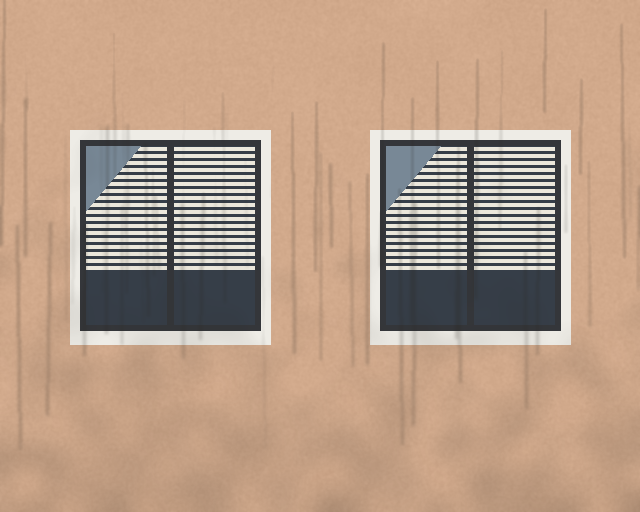
#> input picture art/blender/apartments/tex/AptBack_Color.png, 640 x 512 px
$ python -i weather_sprites.py   (imports and definitions only)
#> lines starting #> are read from the running program, lines starting #| are printed output that depends on the picture
"""Prepare the Blender weather renders (art/blender/weather/render_weather_fx.py) for Roblox.

  python3 tools/weather_sprites.py RENDER_OUT_DIR && python3 tools/upload_textures.py

- clouds/<Name>.png: cropped to the cloud (+ a small margin), at most 1024 px on the long side
  -> art/weather/clouds/Cloud_<Name>.png, and src/shared/CloudSprites.luau gets each one's
  aspect and kind (cumulus "Cu"/"Cg", stratus "St")
- fx/*.png (Splash and Ripple flipbooks 4x4, RainDrop, Spray) -> art/weather/tex/
Every file is added to art/weather/textures.json so upload_textures.py uploads it into
TextureIds.Weather.
"""
import json
import os
import sys

from PIL import Image

ROOT = os.path.abspath(os.path.join(os.path.dirname(__file__), ".."))


def glow_to_alpha(src_path, out_path, size=None, glow=True):
    """Additive-looking sprite from a render on black: add soft bloom, then alpha = brightness
    and colour = brightness-normalised, so it reads like light over anything behind it."""
#> called with out_path = 'out.png', glow = True
    from PIL import ImageFilter
    import numpy as np
    im = Image.open(src_path).convert("RGB")
#> im is the input picture: PIL image 640x512 RGB; mean R, G, B 184.6, 156.9, 135.7
    if size:
        im = im.resize(size, Image.LANCZOS)
    a = np.asarray(im).astype(np.float32) / 255
    if glow:
        acc = a.copy()
        for r, k in ((2, 0.6), (6, 0.45), (16, 0.35)):
            b = np.asarray(im.filter(ImageFilter.GaussianBlur(r * im.width / 512))).astype(np.float32) / 255
            acc += b * k * np.array([0.8, 0.85, 1.0])
#> this loop made 3 passes
#> pass 1, in glow_to_alpha, `b = np.asarray(im.filter(ImageFilter.GaussianBlur(r * im.width / 512))..`:
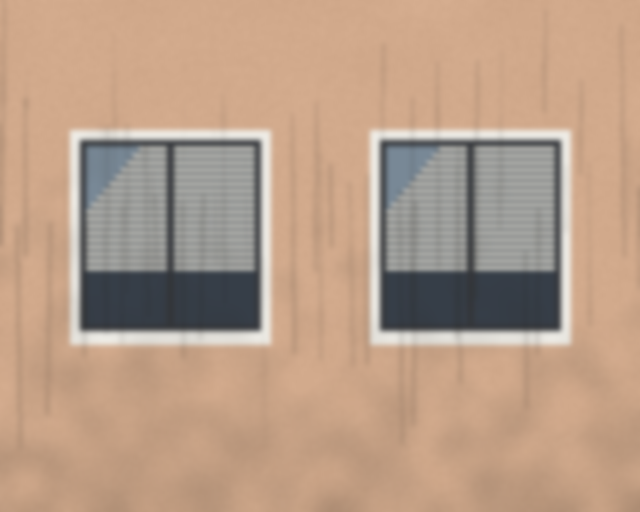
#> b: shape (512, 640, 3) float32; mean R, G, B 0.724, 0.615, 0.532
#> pass 1, in glow_to_alpha, `acc += b * k * np.array([0.8, 0.85, 1.0])`:
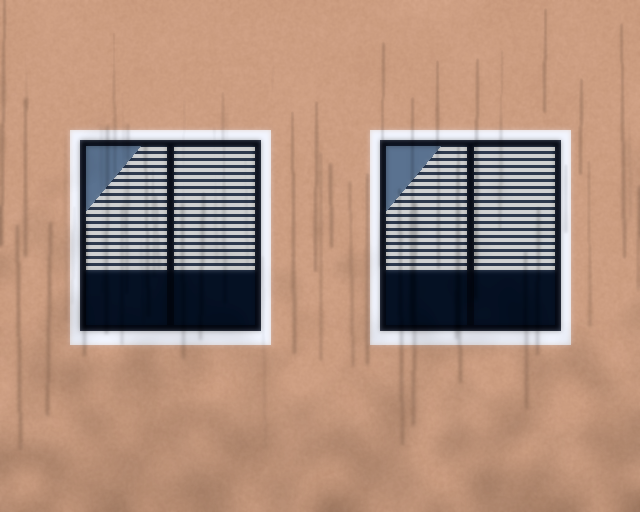
#> acc: shape (512, 640, 3) float32; mean R, G, B 1.07, 0.929, 0.851; drawn with min black and max white
#> pass 2, in glow_to_alpha, `b = np.asarray(im.filter(ImageFilter.GaussianBlur(r * im.width / 512))..`:
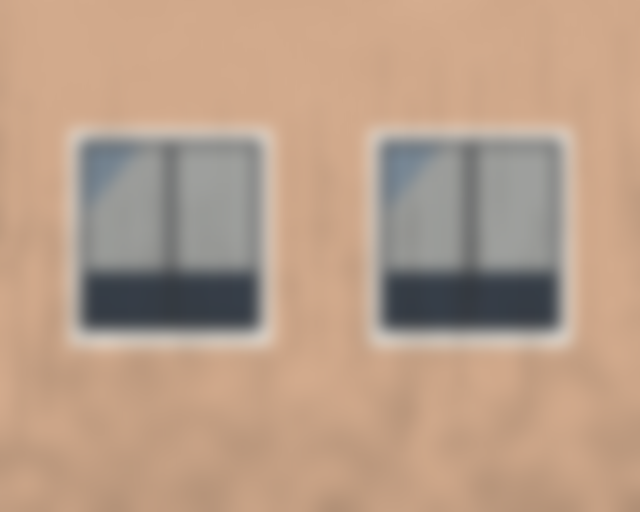
#> b: shape (512, 640, 3) float32; mean R, G, B 0.723, 0.615, 0.532
#> pass 2, in glow_to_alpha, `acc += b * k * np.array([0.8, 0.85, 1.0])`:
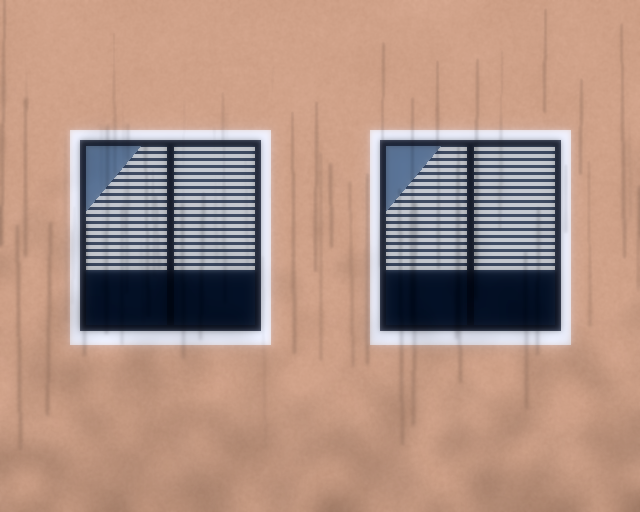
#> acc: shape (512, 640, 3) float32; mean R, G, B 1.33, 1.16, 1.09; drawn with min black and max white
        a = acc
    lum = np.clip(a.max(axis=2), 0, 1)
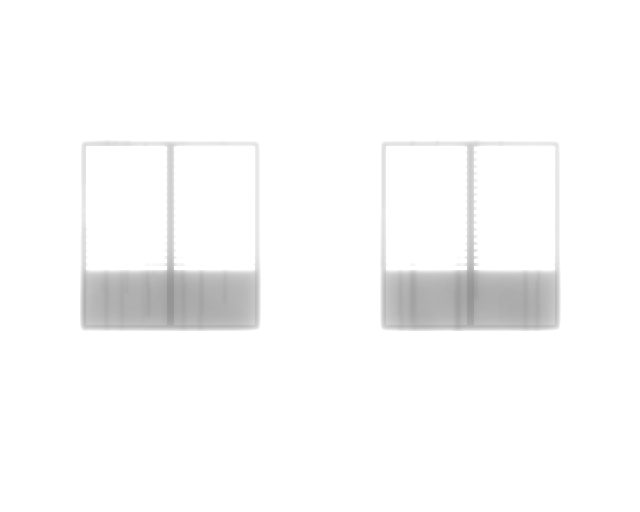
#> lum: shape (512, 640) float32; min 0.582, max 1, mean 0.979
    col = np.where(lum[..., None] > 1e-4, np.clip(a / np.maximum(lum[..., None], 1e-4), 0, 1), 1)
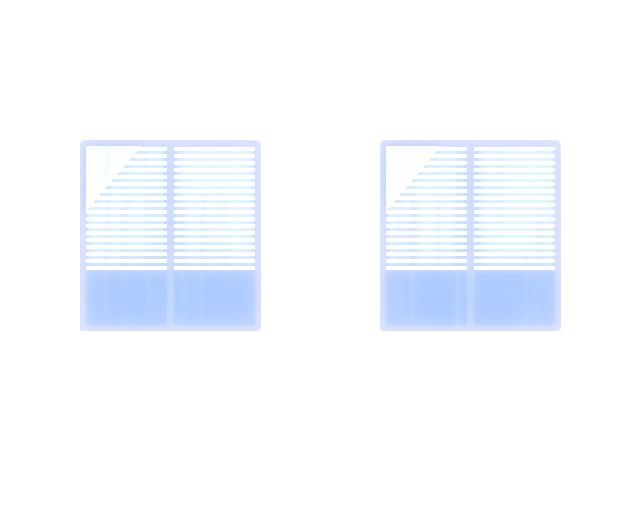
#> col: shape (512, 640, 3) float32; mean R, G, B 0.972, 0.982, 1
    out = np.dstack([col * 255, lum * 255]).astype(np.uint8)
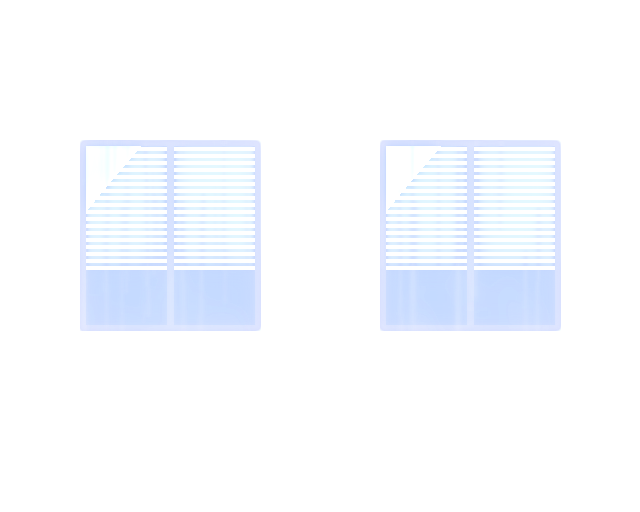
#> out: shape (512, 640, 4); mean R, G, B, A 247.7, 250.5, 255, 249.7; transparent parts drawn white
    Image.fromarray(out, "RGBA").save(out_path)


# [57 lines left out: function main, not called in this run]


# [2 lines not run here, left out]

>>> result = glow_to_alpha('../art/blender/apartments/tex/AptBack_Color.png', 'out.png')

$ run again, on art/blender/atm/tex/AtmKeys_Color.png
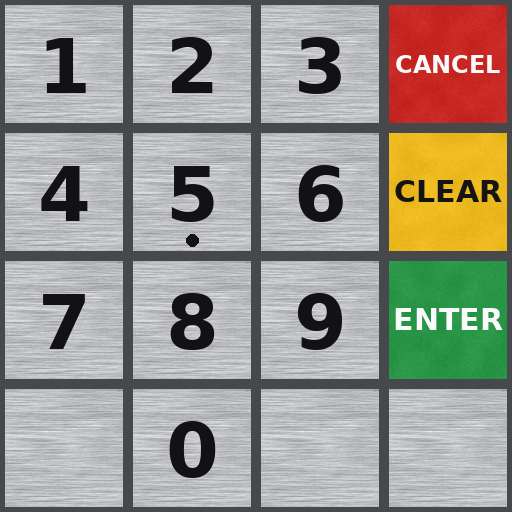
#> input picture art/blender/atm/tex/AtmKeys_Color.png, 512 x 512 px
#> in glow_to_alpha, im is the input picture: PIL image 512x512 RGB; mean R, G, B 156.4, 152.9, 143.8
#> after the loop in glow_to_alpha, `for r, k in ((2, 0.6), (6, 0.45), (16, 0.35)):`:
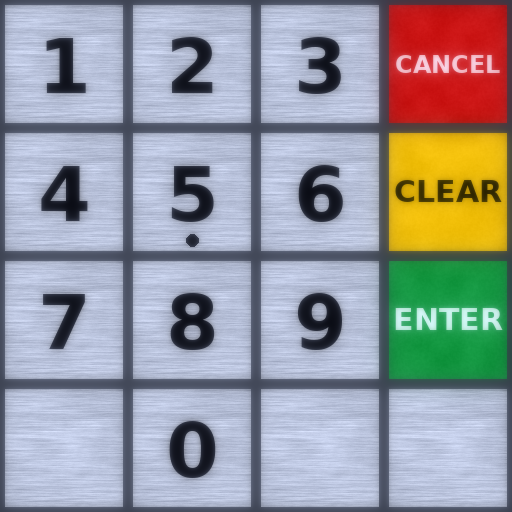
#> acc: shape (512, 512, 3) float32; mean R, G, B 1.3, 1.31, 1.35; drawn with min black and max white
#> in glow_to_alpha, `out = np.dstack([col * 255, lum * 255]).astype(np.uint8)`:
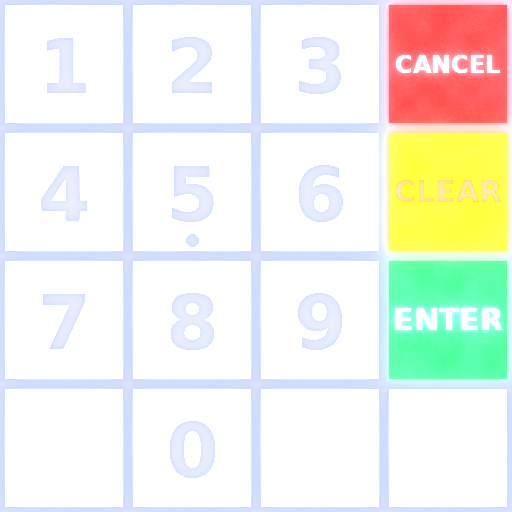
#> out: shape (512, 512, 4); mean R, G, B, A 238.4, 240.2, 233.5, 244.6; transparent parts drawn white
